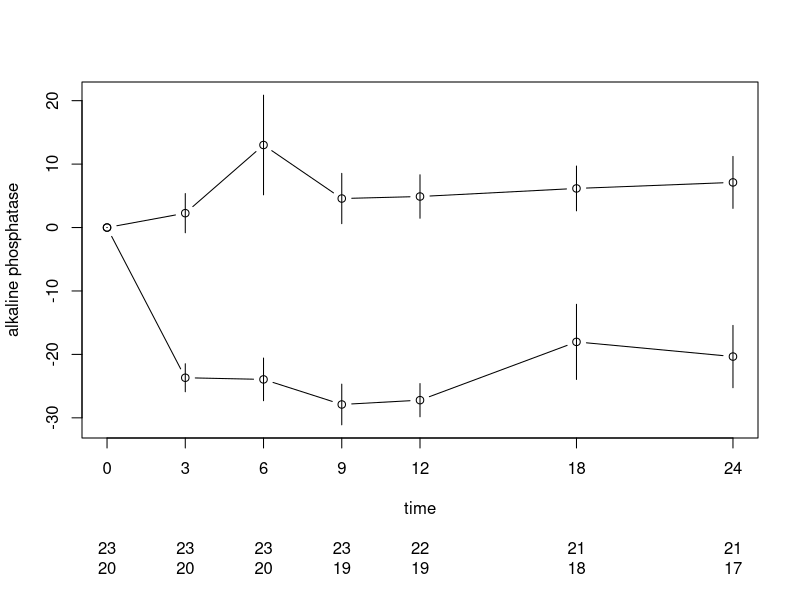
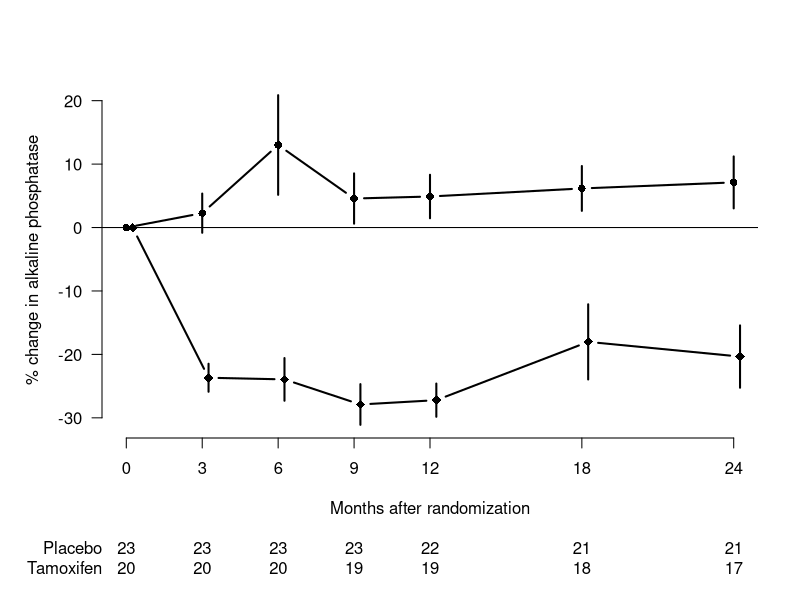

Write the R code that produced these figures, in order.
### R code from vignette source '/home/travis/build/SPE-R/SPE/build/graphics-s.rnw'

###################################################
### code chunk number 1: graphics-s.rnw:6-7
###################################################
( alkfos <- read.csv("./data/alkfos.csv") )


###################################################
### code chunk number 2: graphics-s.rnw:12-13
###################################################
(available <- aggregate( !is.na(alkfos), list(alkfos$grp), sum))


###################################################
### code chunk number 3: graphics-s.rnw:18-22
###################################################
alkfos.pctchange <- (sweep(alkfos[-1], 1, alkfos$c0, "/") - 1)*100
(means <- aggregate(alkfos.pctchange, list(alkfos$grp), mean, na.rm=TRUE))
(sds   <- aggregate(alkfos.pctchange, list(alkfos$grp),   sd, na.rm=TRUE))
available <- as.matrix(available[-(1:2)])


###################################################
### code chunk number 4: graphics-s.rnw:27-32
###################################################
means <- as.matrix(means[-1])
  sds <- as.matrix(sds[-1])
 sems <- sds/sqrt(available)
  upr <- means + sems
  lwr <- means - sems


###################################################
### code chunk number 5: graphics-s.rnw:36-38
###################################################
time <- c(0,3,6,9,12,18,24)
(ylim <- range(means+sems,means-sems))


###################################################
### code chunk number 6: alkfos
###################################################
par(mar=.1 + c(8,4,4,2))
plot( time, means[1,],
      type="b",   # boths dots and lines
      xaxt="n",   # no x-axis
      ylim=ylim,
      ylab="alkaline phosphatase" )
# Add the points for the second gropu
points(time,means[2,], type="b")
# The the vertial error-bars
segments( time, upr[1,], time, lwr[1,] )
segments( time, upr[2,], time, lwr[2,])
# Draw the x-axis at the times
axis( 1, at=time )
# Plot the availabe numbers below the x-axis
mtext( available[1,], side=1, line=5, at=time)
mtext( available[2,], side=1, line=6, at=time)


###################################################
### code chunk number 7: alkfos-x
###################################################
par(mar=.1 + c(8,5,4,2))
plot(time,means[1,], type="b", ylim=ylim, xaxt="n",
                     ylab="% change in alkaline phosphatase",
                     xlab="Months after randomization",
                     las=1, # All axis labels horizontal
                     pch=16, # Dot as plotting symbol
                     bty="n", lwd=2 ) # No box around the plot
segments(time ,  upr[1,], time , lwr[1,], lwd=2 )
time2 <- time + 0.25 # Plot the points and bars a little bit offset
points  (time2,means[2,], type="b", pch=18, lwd=2, cex=1.3)
segments(time2,  upr[2,], time2, lwr[2,], lwd=2 )
axis(1,at=time)
mtext(available[1,],side=1, line=5, at=time)
mtext(available[2,],side=1, line=6, at=time)
# par("usr") reaturns the actual x- and y coordinates of the axis ends.
mtext("Placebo"  , side=1, line=5, adj=1, at=par("usr")[1] )
mtext("Tamoxifen", side=1, line=6, adj=1, at=par("usr")[1] )
abline(h=0) # Horizontal line


